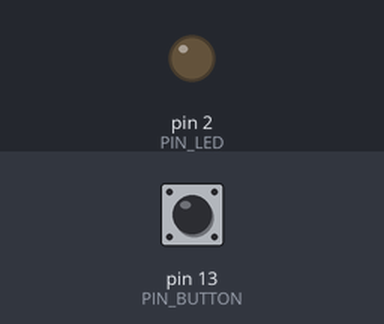
Recording of a sketch running on a simulated Arduino Uno, built with avr-gcc and run on an emulated ATmega328P. Parts: output pins drawn as LEDs (lit = HIGH). Inputs (shaded band) come from the test bench; at power-on: pin 13 (PIN_BUTTON) HIGH.

Above: at 1.2 s.
1.3 s: pin 13 (PIN_BUTTON) pulled LOW for 0.15 s
At 1.37 s:
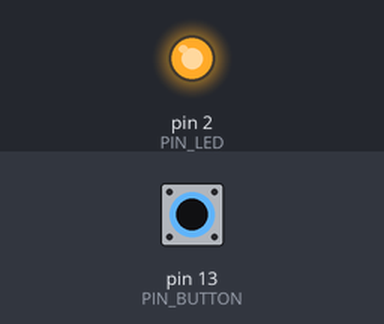
2.9 s: pin 13 (PIN_BUTTON) pulled LOW for 3.2 s
At 6.8 s:
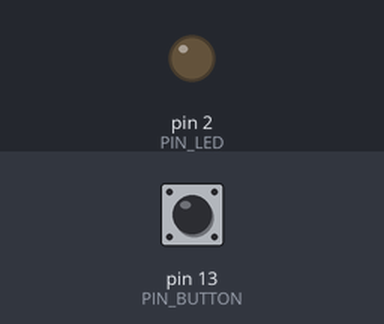
Timing chart, 0 to 8.3 s (numbered marks = the images above; inputs shaded):
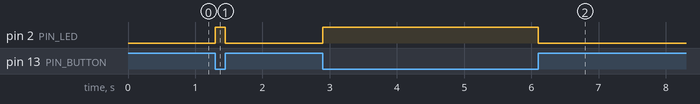

The sketch:

pushButtonLedSwitch.ino
```cpp
#define PIN_LED     2         // Pin for output of LED
#define PIN_BUTTON  13        // Pin for input Push button

void setup() {
  pinMode(PIN_LED, OUTPUT);
  pinMode(PIN_BUTTON, INPUT);
}

void loop() {
  if (digitalRead(PIN_BUTTON) == LOW){        // if button is pressed
    digitalWrite(PIN_LED, HIGH);              // LED turns on
  } else {                                    // if button isn't pressed
    digitalWrite(PIN_LED, LOW);               // LED stays off
  }
}
```

Measured:
- after the input at 1.3 s, pin 2 (PIN_LED): LOW → HIGH at once, → LOW 0.15 s later
- after the input at 2.9 s, pin 2 (PIN_LED): LOW → HIGH at once, → LOW 3.2 s later
